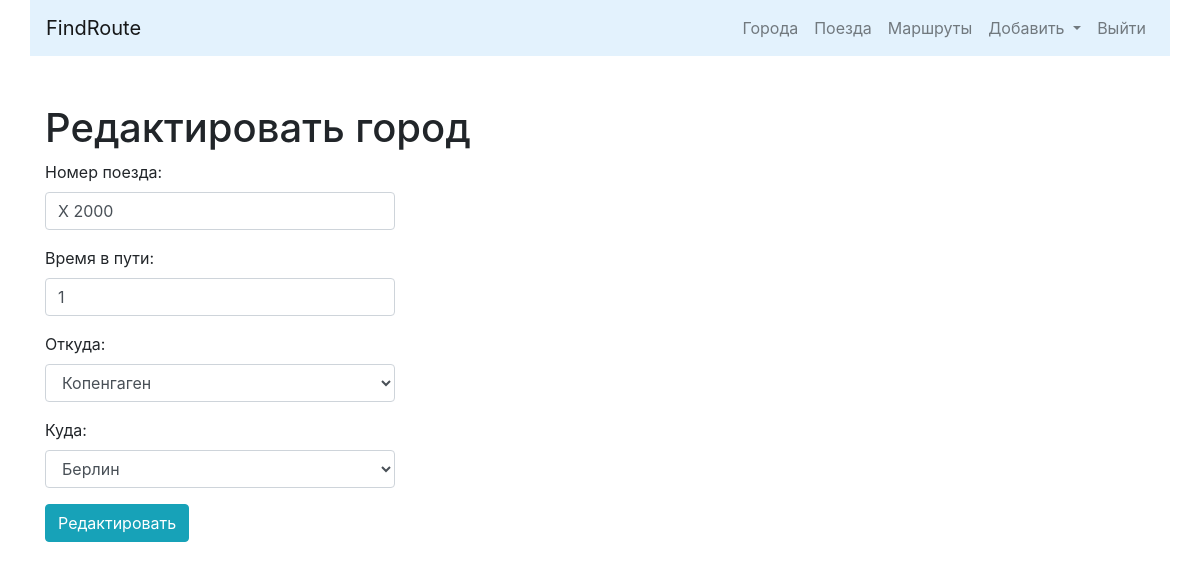
Page /trains/update/15/ (signed in) on the committed database.
### trains/models.py (models this page shows, shortened)
class Train(models.Model):
    name = models.CharField(max_length=50, unique=True, verbose_name='Номер поезда')
    travel_time = models.PositiveSmallIntegerField(verbose_name='Время в пути')
    from_city = models.ForeignKey(City, on_delete=models.CASCADE, related_name='from_city_set',
                                  verbose_name='Из какого города')
    to_city = models.ForeignKey('cities.City', on_delete=models.CASCADE, related_name='to_city_set',
                                verbose_name='В какой город')
    class Meta:
        verbose_name = 'Поезд'
        verbose_name_plural = 'Поезда'
        ordering = ['travel_time']

### cities/models.py (models this page shows, shortened)
class City(models.Model):
    name = models.CharField(max_length=100, unique=True, verbose_name='Город')
    def __str__(self):
        return self.name
    class Meta:
        verbose_name = 'Город'
        verbose_name_plural = 'Города'
        ordering = ['name']

### trains/views.py (the view)
# urls.py: path('update/<int:pk>/', TrainUpdateView.as_view(), name='trains_update'),
class TrainUpdateView(SuccessMessageMixin, LoginRequiredMixin, UpdateView):
    model = Train
    form_class = TrainForm
    template_name = 'trains/update.html'
    success_url = reverse_lazy('trains')
    success_message = "Поезд успешно отредактирован"

### trains/forms.py
class TrainForm(forms.ModelForm):
    name = forms.CharField(label='Номер поезда', widget=forms.TextInput(attrs={'class': 'form-control',
                                                                               'placeholder': 'Введите номер поезда'}))
    travel_time = forms.IntegerField(label='Время в пути', widget=forms.NumberInput(attrs={'class': 'form-control',
                                                                                           'placeholder': 'Время в пути'}))
    from_city = forms.ModelChoiceField(label='Откуда', queryset=City.objects.all(),
                                       widget=forms.Select(attrs={'class': 'form-control'}))
    to_city = forms.ModelChoiceField(label='Куда', queryset=City.objects.all(),
                                     widget=forms.Select(attrs={'class': 'form-control'}))
    class Meta:
        model = Train
        fields = '__all__'

### trains/templates/trains/update.html (shortened to what this page needs)
{% extends 'base.html' %}
{% block content %}
    <h1>Редактировать город</h1>
{% include 'form.html' with button='Редактировать' %}
{% endblock %}

### templates/form.html
<div class="row">
        <div class="col-md-4">
            <form action="{{ action }}" method="post"> {% csrf_token %}
                {{ form.as_p }}
                <button type="submit" class="btn btn-info">{{ button }}</button>
            </form>
        </div>
    </div>

### rows in the picture
Train: name "X 2000", travel_time "1", from_city "Копенгаген", to_city "Берлин"

### other values in the picture
{{ button }} "Редактировать"
